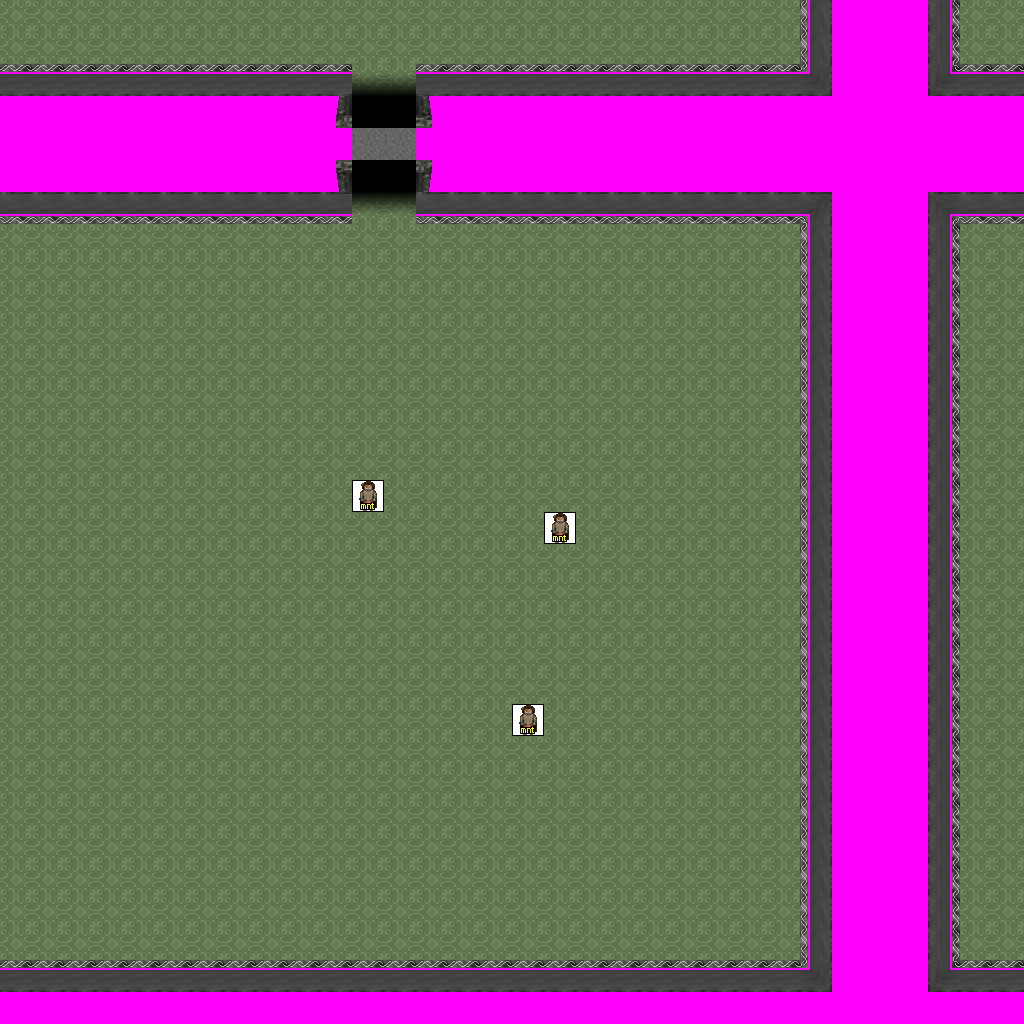

This is a level from a 2D game, rendered from its Tiled map with the project's own tilesets. A one-line summary and the map file follow, with tile-layer data summarised:
An orthogonal 32x32 tile map with 32x32 px tiles, 7 tile layers (Ground, Objects, Above, Walkable, ...), 5 tilesets and 8 objects (4x newmap, from_west_0, from_west_1, from_south_0, from_south_1).

<map version="1.0" orientation="orthogonal" width="32" height="32" tilewidth="32" tileheight="32">
 <tileset firstgid="1" name="logic_creature_mountain_orc" tilewidth="32" tileheight="32">
  <image source="../drawable/logic_creature_mountain_orc.png" width="128" height="32" />
 </tileset>
 <tileset firstgid="5" name="ground_indoor_floor" tilewidth="32" tileheight="32">
  <image source="../drawable/ground_indoor_floor.png" width="96" height="32" />
 </tileset>
 <tileset firstgid="8" name="building_wall_int_grey" tilewidth="32" tileheight="32">
  <image source="../drawable/building_wall_int_grey.png" width="352" height="352" />
 </tileset>
 <tileset firstgid="129" name="building_entrance_grey" tilewidth="32" tileheight="32">
  <image source="../drawable/building_entrance_grey.png" width="160" height="160" />
 </tileset>
 <tileset firstgid="154" name="walkable_sentinel" tilewidth="32" tileheight="32">
  <image source="../drawable/walkable_sentinel.png" width="32" height="32" />
 </tileset>
 <layer name="Ground" width="32" height="32">
  <data>[1024 cells, 1020 non-empty, 18 distinct tile ids]</data>
 </layer>
 <layer name="Objects" width="32" height="32">
  <data>[1024 cells, 6 non-empty, 5 distinct tile ids]</data>
 </layer>
 <layer name="Above" width="32" height="32">
  <data>[1024 cells, 12 non-empty, 3 distinct tile ids]</data>
 </layer>
 <layer name="Walkable" width="32" height="32">
  <data>[1024 cells, 339 non-empty, 1 distinct tile ids]</data>
 </layer>
 <layer name="Objects_stendhal" width="32" height="32">
  <data>[1024 cells, 145 non-empty, 15 distinct tile ids]</data>
 </layer>
 <layer name="Above_stendhal" width="32" height="32">
  <data>[1024 cells, 0 non-empty, 0 distinct tile ids]</data>
 </layer>
 <layer name="Objects_stendhal2" width="32" height="32">
  <data>[1024 cells, 3 non-empty, 1 distinct tile ids]</data>
 </layer>
 <objectgroup name="Mapevents" width="32" height="32">
  <object name="exit_east_0" type="newmap" x="992" y="0" width="32" height="64">
   <properties>
    <property name="map" value="level_1_ados_abandoned_keep_x2_y3" />
    <property name="place" value="from_east_0" />
   </properties>
  </object>
  <object name="exit_east_1" type="newmap" x="992" y="224" width="32" height="736">
   <properties>
    <property name="map" value="level_1_ados_abandoned_keep_x2_y3" />
    <property name="place" value="from_east_1" />
   </properties>
  </object>
  <object name="exit_north_0" type="newmap" x="0" y="0" width="800" height="32">
   <properties>
    <property name="map" value="level_1_ados_abandoned_keep_x1_y2" />
    <property name="place" value="from_north_0" />
   </properties>
  </object>
  <object name="exit_north_1" type="newmap" x="960" y="0" width="64" height="32">
   <properties>
    <property name="map" value="level_1_ados_abandoned_keep_x1_y2" />
    <property name="place" value="from_north_1" />
   </properties>
  </object>
 </objectgroup>
 <objectgroup name="Spawn" width="32" height="32">
  <object name="from_west_0" x="992" y="32" width="32" height="32" />
  <object name="from_west_1" x="992" y="576" width="32" height="32" />
  <object name="from_south_0" x="384" y="0" width="32" height="32" />
  <object name="from_south_1" x="992" y="0" width="32" height="32" />
 </objectgroup>
 <objectgroup name="Keys" width="32" height="32" />
 <objectgroup name="Replace" width="32" height="32" />
</map>
